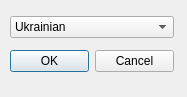
<?xml version="1.0" encoding="UTF-8"?>
<ui version="4.0">
 <class>Dialog</class>
 <widget class="QDialog" name="Dialog">
  <property name="geometry">
   <rect>
    <x>0</x>
    <y>0</y>
    <width>187</width>
    <height>97</height>
   </rect>
  </property>
  <property name="windowTitle">
   <string>Dialog</string>
  </property>
  <widget class="QWidget" name="">
   <property name="geometry">
    <rect>
     <x>10</x>
     <y>10</y>
     <width>164</width>
     <height>70</height>
    </rect>
   </property>
   <layout class="QVBoxLayout" name="verticalLayout">
    <item>
     <widget class="QComboBox" name="comboBox">
      <item>
       <property name="text">
        <string>Ukrainian</string>
       </property>
      </item>
      <item>
       <property name="text">
        <string>English</string>
       </property>
      </item>
      <item>
       <property name="text">
        <string>Russian</string>
       </property>
      </item>
      <item>
       <property name="text">
        <string>Portuguese</string>
       </property>
      </item>
      <item>
       <property name="text">
        <string>Polish</string>
       </property>
      </item>
     </widget>
    </item>
    <item>
     <widget class="QDialogButtonBox" name="buttonBox">
      <property name="orientation">
       <enum>Qt::Horizontal</enum>
      </property>
      <property name="standardButtons">
       <set>QDialogButtonBox::Cancel|QDialogButtonBox::Ok</set>
      </property>
     </widget>
    </item>
   </layout>
  </widget>
 </widget>
 <resources/>
 <connections>
  <connection>
   <sender>buttonBox</sender>
   <signal>accepted()</signal>
   <receiver>Dialog</receiver>
   <slot>accept()</slot>
   <hints>
    <hint type="sourcelabel">
     <x>248</x>
     <y>254</y>
    </hint>
    <hint type="destinationlabel">
     <x>157</x>
     <y>274</y>
    </hint>
   </hints>
  </connection>
  <connection>
   <sender>buttonBox</sender>
   <signal>rejected()</signal>
   <receiver>Dialog</receiver>
   <slot>reject()</slot>
   <hints>
    <hint type="sourcelabel">
     <x>316</x>
     <y>260</y>
    </hint>
    <hint type="destinationlabel">
     <x>286</x>
     <y>274</y>
    </hint>
   </hints>
  </connection>
 </connections>
</ui>
